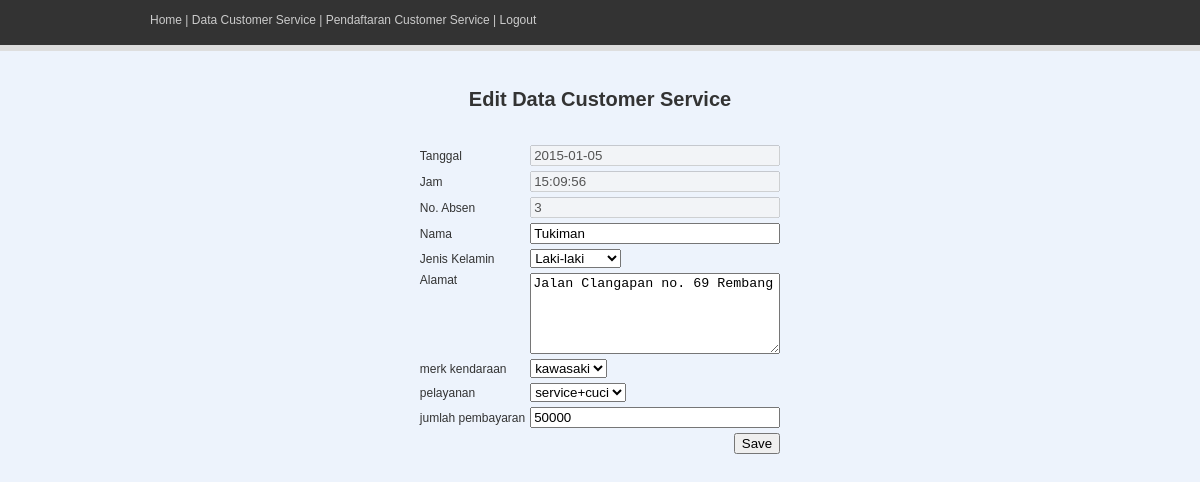
The page /edit.php?id=20150105150956 (signed in) on the database its author committed.
### tables this page shows
CREATE TABLE IF NOT EXISTS `pengunjung` (
  `id` varchar(20) NOT NULL,
  `absen` int(255) NOT NULL,
  `nama` varchar(255) NOT NULL,
  `tanggal` date NOT NULL,
  `jam` time NOT NULL,
  `kategori` varchar(255) NOT NULL,
  `gender` varchar(255) NOT NULL,
  `alamat` varchar(255) NOT NULL,
  `keterangan` varchar(255) NOT NULL,
  `pelayanan` varchar(100) NOT NULL,
  `jmlbayar` int(11) NOT NULL,
  PRIMARY KEY (`id`)
);

### edit.php (the view, shortened to what this page needs)
<html>
	<head>
		<link rel="stylesheet" href="css/style.css" type="text/css">
	</head>
	<body>
    <center>
		<div id="container">
        	<div id="menu_utama">
            	<a href="home.php">Home</a> | <a href="tampil.php">Data Customer Service</a>  | <a href="submit.php">Pendaftaran Customer Service</a> | <a href="logout.php">Logout</a>
            </div>
            <div id="welcome">
            	Edit Data Customer Service
            </div>
           <div id="isi_data">
           		<form method="post" action="editData.php">
            <table cellspacing="3">
              <tr>
                <td>Tanggal</td>
                <td>
                	<?php
						$id = $_GET['id'];
						$resultt = mysql_query("SELECT * FROM pengunjung WHERE id = '$id'");
						$data2 = mysql_fetch_array($resultt);
						$absen=$data2['absen'];
						$nama=$data2['nama'];
						$tanggal=$data2['tanggal'];
						$jam=$data2['jam'];
						$kategori=$data2['kategori'];
						$gender=$data2['gender'];
						$alamat=$data2['alamat'];
						$pelayanan=$data2['pelayanan'];
						$jmlbayar=$data2['jmlbayar'];
					?>
                    <input disabled class="kotak" type="text" name="tanggal" value="<?php echo $tanggal; ?>">
                  </td>
              </tr>
              <tr>
                <td>Jam</td>
                <td>
                    <input disabled class="kotak" type="text" name="jam" value="<?php echo $jam; ?>">
                  </td>
              </tr>
              <tr>
                <td>No. Absen</td>
                <td>
                    <input disabled class="kotak" type="text" name="absen" value="<?php echo $absen; ?>">
                  </td>
              </tr>
              <tr>
                <td>Nama</td>
                <td><input class="kotak" type="text" name="nama" value="<?php echo $nama; ?>"></td>
              </tr>
              <tr>
                <td>Jenis Kelamin</td>
                <td>
                <select name="gender">
                	<option <?php if($gender == "L"){ ?> selected="true" <?php } ?>value="L">Laki-laki</option>
                </select>
                  </td>
              </tr>
              <tr>
                <td valign="top">Alamat</td>
                <td><textarea class="kotak" name="alamat" rows="5" ><?php echo $alamat; ?></textarea> </td>
              </tr>
			   <tr>
                <td>merk kendaraan</td>
                <td>
                <select name="kategori">
                    <option <?php if($kategori == "kawasaki"){ ?> selected="true" <?php } ?>value="kawasaki">kawasaki</option>
                </select>
                </td>
              </tr>
			  <tr>
                <td>pelayanan</td>
                <td>
                <select name="pelayanan">
                    <option <?php if($pelayanan == "service+cuci"){ ?> selected="true" <?php } ?>value="service+cuci">service+cuci</option>
                </select>
                </td>
              </tr>
			  <tr>
                <td>jumlah pembayaran</td>
                <td><input class="kotak" type="text" name="jmlbayar" value="<?php echo $jmlbayar; ?>"></td>
              </tr>
              <tr>
                <td colspan="2" align="right"><input type="submit" value="Save"></td>
              </tr>
            </table>
          </form>
           </div>
        </div>
	</center>
	</body>
</html>

### css/style.css (style rules this page uses)
body { background:#edf3fc; background-image:url(../img/bg.jpg); background-repeat:repeat-x; background-position:top center; background-attachment:scroll; font-family:'Arial'; font-size:12px; color:#333; }
table { font-family:'Arial'; font-size:12px; }
#container { width:900px; height:0 auto; }
#menu_utama { width:auto; height:45px; color:#CCC; text-align:left; padding-top:5px; }
#welcome { width:500px; font-size:20px; font-weight:bold; padding-top:30px; }
#isi_data { width:0 auto; height:0 auto; margin-top:30px; }
.kotak { width:250px; }
a { text-decoration:none; color:#CCC; }

### rows shown on the page
pengunjung: tanggal "2015-01-05", jam "15:09:56", absen "3", nama "Tukiman", gender "Laki-laki", alamat "Jalan Clangapan no. 69 Rembang", kategori "kawasaki", pelayanan "service+cuci", jmlbayar "50000"
